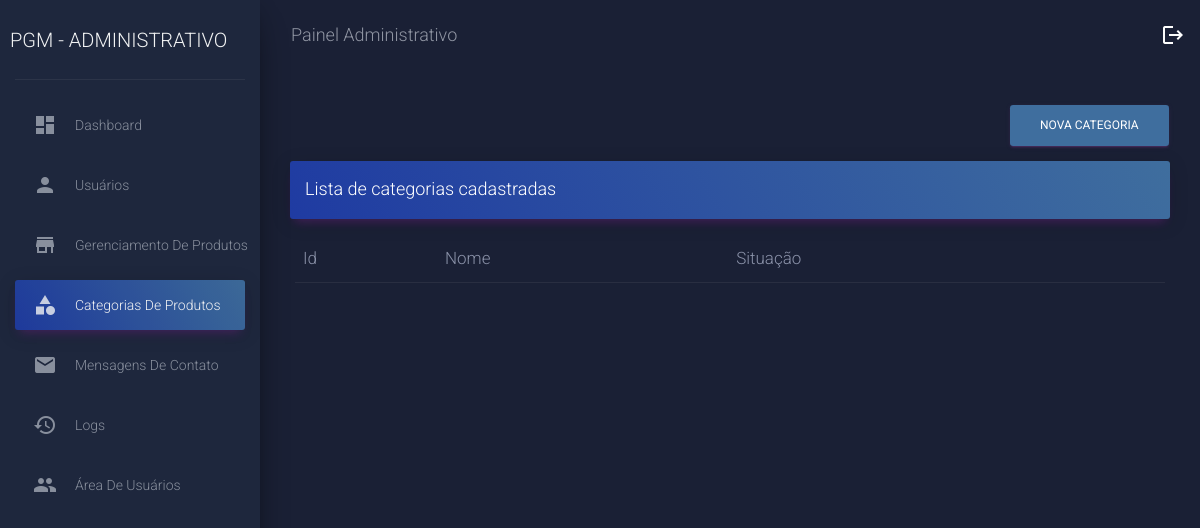
The page /paginas/categorias/index.php (signed in) on the database as committed earlier.
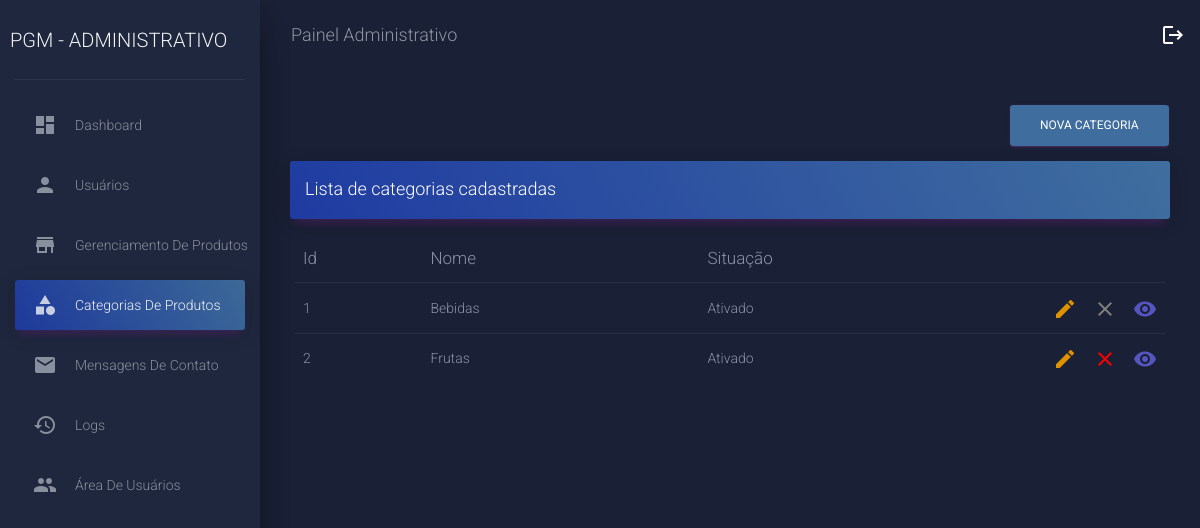
The same page on the database as committed later.
### tables this page shows
CREATE TABLE `categorias` (
  `id` int(11) NOT NULL,
  `nome` varchar(45) NOT NULL,
  `situacao` bit(1) NOT NULL DEFAULT b'1',
  `data_hora_criacao` datetime NOT NULL DEFAULT current_timestamp(),
  `data_hora_atualizacao` datetime NOT NULL DEFAULT current_timestamp()
);

### class/Categoria.class.php (called while the page is built, shortened)
<?php
class Categoria
{
    public function listAll()
    {
        global $pdo;
        $query = 'SELECT C.*, (SELECT MAX(P.id) FROM produtos P WHERE P.idcategoria = C.id) AS hasProduto FROM categorias C';
        $stmt = $pdo->prepare($query);
        $stmt->execute();
        while ($row = $stmt->fetch(PDO::FETCH_ASSOC)) {
            $categoria['id'] = $row['id'];
            $categoria['nome'] = $row['nome'];
            $categoria['situacao'] = $row['situacao'];
            $categoria['hasProduto'] = $row['hasProduto'];
            $categorias[] = $categoria;
        }
        if(isset($categorias)) return $categorias;
        else return [];
    }
}
?>

### paginas/categorias/index.php (the view, shortened to what this page needs)
<?php
require('../../bd/conexao.php');
require('../../class/Categoria.class.php');
?>
<!doctype html>
<html lang="br">
<head>
  <link href="../../assets/css/material-dashboard.css?v=2.1.0" rel="stylesheet" />
</head>
<body class="dark-edition">
  <div class="wrapper ">
    <div class="sidebar" data-color="purple" data-background-color="black">
      <div class="logo">
        <a class="simple-text logo-normal">
          <p>PGM - Administrativo</p>
        </a>
      </div>
      <div class="sidebar-wrapper">
        <ul class="nav">
          <li class="nav-item">
            <a class="nav-link" href="../area_restrita.php">
              <i class="material-icons">dashboard</i>
              <p>Dashboard</p>
            </a>
          </li>
          <li class="nav-item">
            <a class="nav-link" href="../usuarios">
              <i class="material-icons">person</i>
              <p>Usuários</p>
            </a>
          </li>
          <li class="nav-item">
            <a href="../produtos" class="nav-link">
              <i class="material-icons">store</i>
              <p>Gerenciamento de Produtos</p>
            </a>
          </li>
          <li class="nav-item active">
            <a href="javascript:void(0)" class="nav-link">
              <i class="material-icons">category</i>
              <p>Categorias de Produtos</p>
            </a>
          </li>
          <li class="nav-item">
            <a class="nav-link" href="../contato/tabela.php">
              <i class="material-icons">email</i>
              <p>Mensagens de Contato</p>
            </a>
          </li>
          <li class="nav-item">
            <a class="nav-link" href="../logs">
              <i class="material-icons">history</i>
              <p>Logs</p>
            </a>
          </li>
          <li class="nav-item">
            <a class="nav-link" href="../inicio.php">
              <i class="material-icons">people</i>
              <p>Área de Usuários</p>
            </a>
          </li>
        </ul>
      </div>
    </div>
    <div class="main-panel">
      <nav class="navbar navbar-expand-lg navbar-transparent navbar-absolute fixed-top ">
        <div class="container-fluid">
          <div class="navbar-wrapper">
            <a class="navbar-brand">Painel Administrativo</a>
          </div>
          <div class="justify-content-end">
            <a href="../login/limpar_sessao.php"><i class="material-icons">logout</i></a>
          </div>
        </div>
      </nav>
      <div class="content">
        <div class="container-fluid">
        <div class="row">
            <div class="col-md-12">
                <a class="btn btn-primary pull-right" href="create" style="float: right;">Nova Categoria<div class="ripple-container"></div></a>
            </div>
        </div>
        <div class="row">
            <div class="col-md-12">
              <div class="card card-plain">
                <div class="card-header card-header-primary">
                  <h4 class="card-title mt-0"> Lista de categorias cadastradas</h4>
                </div>
                <div class="card-body">
                  <div class="table-responsive">
                    <table class="table table-hover">
                      <thead class="">
                        <tr>
                            <th>Id</th>
                            <th>Nome</th>
                            <th>Situação</th>
                            <th style="width: 2%;"></th>
                            <th style="width: 2%;"></th>
                            <th style="width: 2%;"></th>
                        </tr>
                      </thead>
                      <tbody>
                      <?php
                        $c = new Categoria();
                        $categorias = $c->listAll();
                        if(isset($categorias)) {
                          for ($i = 0; $i < count($categorias); $i++) {
                              echo '<tr>';
                              echo '<td>'.$categorias[$i]['id'].'</td>';
                              echo '<td>'.$categorias[$i]['nome'].'</td>';
                              $situacao = $categorias[$i]['situacao'] == 1 ? 'Ativado' : 'Desativado';
                              echo '<td>'.$situacao.'</td>';
                              echo '<td><a href="update/?ref='.$categorias[$i]['id'].'"><i class="material-icons" style="color: #df9100">edit</i><a/></td>';
                              $hasProduto = $categorias[$i]['hasProduto'] == NULL ? TRUE : FALSE;
                              if($hasProduto) echo '<td><a href="delete/?ref='.$categorias[$i]['id'].'"><i class="material-icons" style="color: red">close</i><a/></td>';
                              else echo '<td><a href="javascript:void(0)"><i class="material-icons" style="color: grey">close</i><a/></td>';
                              echo '<td><a href="detail/?ref='.$categorias[$i]['id'].'"><i class="material-icons" style="color: #5555c0">visibility</i></a></td>';
                              echo '</tr>';
                          }
                        } else echo 'Sem categorias cadastradas';
                      ?>
                      </tbody>
                    </table>
                  </div>
                </div>
              </div>
            </div>
          </div>
        </div>
      </div>
    </div>
  </div>
</body>
</html>

Rows that differ between the two databases and show on the page:
added categorias: id "1", nome "Bebidas", situacao "Ativado"
added categorias: id "2", nome "Frutas", situacao "Ativado"
